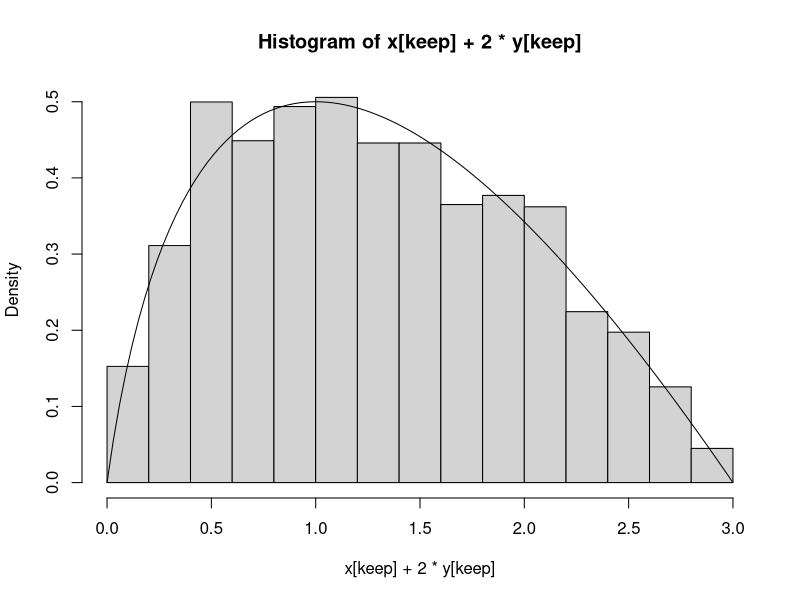

Write the R code that produced this figure.
x = runif(10000)
y = runif(10000)
keep = (x >= y) & (y >= x*x)
png('image/midoverlay.png')
hist(x[keep]+2*y[keep],prob=T)
f = function(u) {
    6*(u/3-(4*u+1-sqrt(8*u+1))/8)
}
curve(f(x),add=T)
dev.off()
